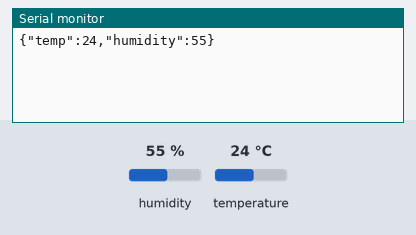
Simulated run of this sketch. Board: Arduino Uno, built with avr-gcc and run on an emulated ATmega328P. Shown: the last lines printed to the serial monitor. The test bench sets the inputs (shaded band); at power-on: humidity 55 %, temperature 24 °C.

Above: at 1.8 s.
1.9 s: humidity set to 22 %
At 2.6 s:
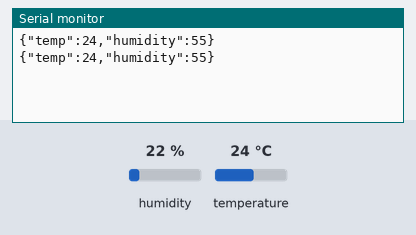
3.4 s: temperature set to 12 °C
At 4.7 s:
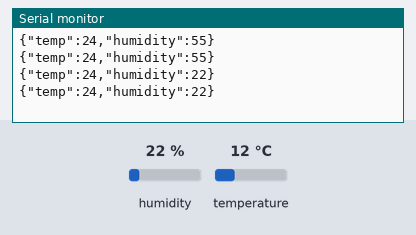
4.9 s: humidity set to 40 %
At 6.0 s:
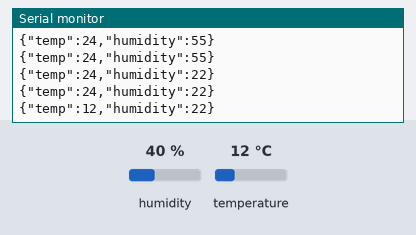
Timing chart, 0 to 7.9 s (numbered marks = the images above; inputs shaded):
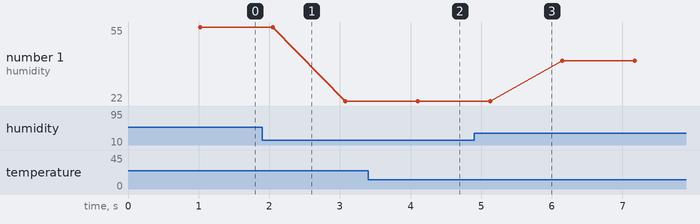

The sketch:

dth11.ino
```cpp
#include <ArduinoJson.h>
#include <dht.h>

dht DHT;

#define DHT11_PIN 7

void setup(){
  Serial.begin(19200);
}

void loop()
{
  int chk = DHT.read11(DHT11_PIN);
//  String reading = "{ 'temp': " + String((int)round(DHT.temperature)) + ", 'humidity': " + String(DHT.humidity) + " }";
//  Serial.println(reading);
  delay(1000);

  //
// Step 1: Reserve memory space
//
  StaticJsonBuffer<200> jsonBuffer;

//
// Step 2: Build object tree in memory
//
  JsonObject& root = jsonBuffer.createObject();
  root["temp"] = (int)round(DHT.temperature);
  root["humidity"] = DHT.humidity;

//
// Step 3: Generate the JSON string
//
root.printTo(Serial);
Serial.println("");
}
```

Measured:
- plotted number 1: 55 → 22 after the input at 1.9 s, 22 → 40 after the input at 4.9 s
